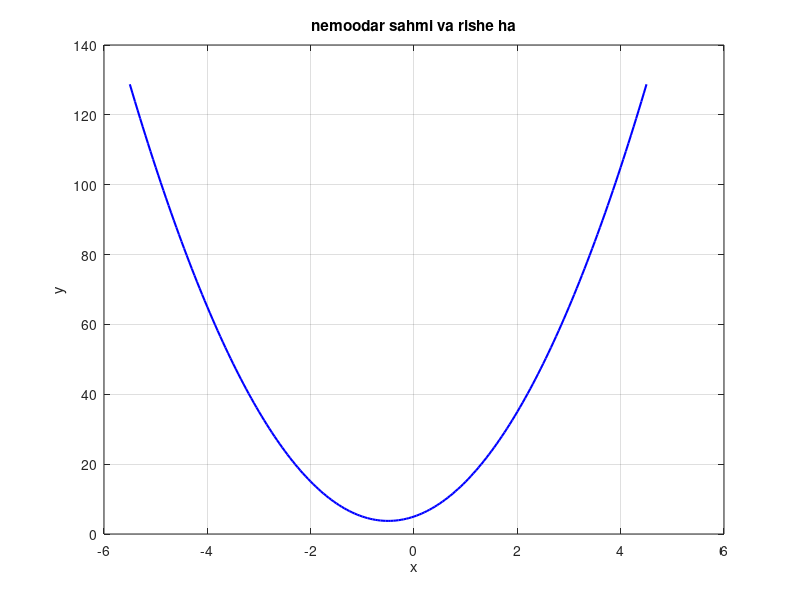

Write MATLAB code to recreate this figure.
clear;
clc;
%بخش الف
a=input('zarib a ra vared konid : ');
b=input('zarib b ra vared konid : ');
c=input('zarib c ra vared konid : ');
p=[a b c];
r=roots(p);
fprintf('rishe ha: \n');
disp(r);
%بخش ب و پ
if isreal(r)
    x_min=min(r)-3;
    x_max=max(r)+3;
else
    x_ras=-b./(2.*a);
    x_min=x_ras-5;
    x_max=x_ras+5;
end

x=x_min:0.05:x_max;
y=polyval(p,x);
plot(x,y,'b','LineWidth',1.5);
title('nemoodar sahmi va rishe ha');
xlabel('x');
ylabel('y');
grid on;

if isreal(r)
    hold on;
    plot(r,[0;0],'ro','LineWidth',2);
end
